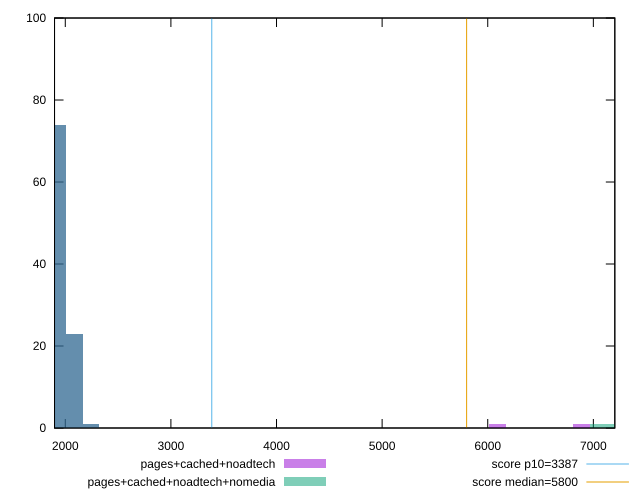

This figure's gnuplot source:
reset

$pagesCachedNoadtech <<EOF
6891.013067786652 1
6089.732478509134 1
1923.0734142660424 74
2083.329532121546 23
2243.5856499770493 1
EOF

$pagesCachedNoadtechNomedia <<EOF
7211.525303497659 1
7051.269185642155 1
1923.0734142660424 74
2243.5856499770493 1
2083.329532121546 23
EOF

set key outside below
set boxwidth 160.25611785550353
set xrange [1898.2045000000003:7203.260087781142]
set yrange [0:100]
set trange [0:100]
set style fill transparent solid 0.5 noborder

set parametric
set terminal svg size 640, 500 enhanced background rgb 'white'
set output "report_00017_2021-02-10T15-08-03.406Z/speed-index/comparison/histogram/2_vs_3.svg"

plot $pagesCachedNoadtech title "pages+cached+noadtech" with boxes, \
     $pagesCachedNoadtechNomedia title "pages+cached+noadtech+nomedia" with boxes, \
     3387,t title "score p10=3387", \
     5800,t title "score median=5800"

reset
